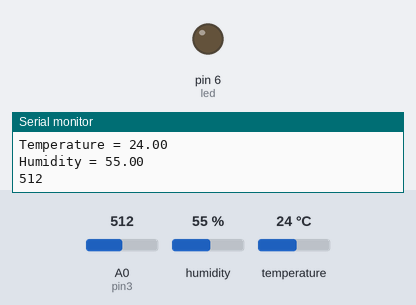
Simulated run of this sketch. Board: Arduino Uno, built with avr-gcc and run on an emulated ATmega328P. Parts: output pins drawn as LEDs (lit = HIGH), the last lines printed to the serial monitor. The test bench sets the inputs (shaded band); at power-on: A0 (pin3) = 512, humidity 55 %, temperature 24 °C. No radio packets arrive unless stated.

Above: at 1.3 s.
1.4 s: A0 (pin3) set to 54
2.9 s: A0 (pin3) set to 47
At 3.5 s:
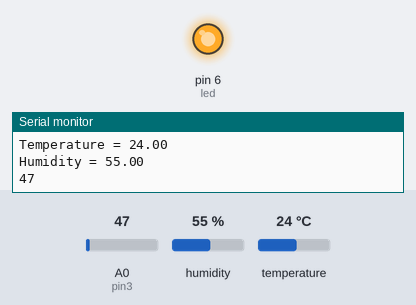
4.7 s: A0 (pin3) set to 122
At 5.8 s:
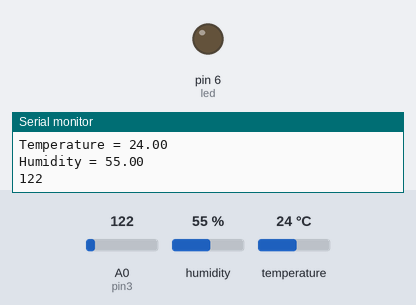
6.3 s: A0 (pin3) set to 40
At 6.9 s:
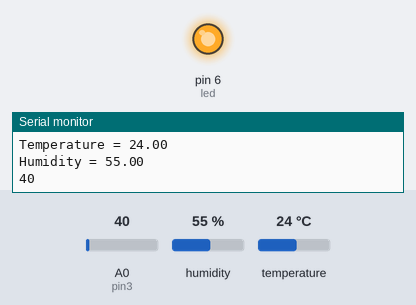
Timing chart, 0 to 8.9 s (numbered marks = the images above; inputs shaded):
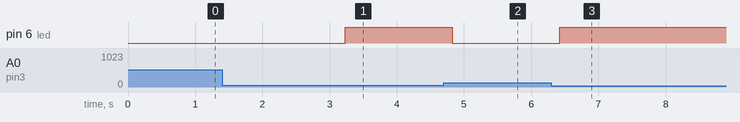

Measured:
- the behaviour switches between 51 and 50 on A0 (pin3) (found by bisection; images 0 and 1)
- after the input at 2.9 s, pin 6 (led): LOW → HIGH after 0.33 s
- after the input at 4.7 s, pin 6 (led): HIGH → LOW after 0.13 s
- after the input at 6.3 s, pin 6 (led): LOW → HIGH after 0.12 s

The sketch:

interface.ino
```cpp
#include <dht.h>
#include "nRF24L01.h"
#include "RF24.h"
struct interface1
{
 int e[2]={0,0};
 int temp[2]={0,0};
 int humid[2]={0,0};
 int flame[2]={0,0};
};
struct transmit2
{
 int e=0;
 int temp=0;
 int humid=0;
 int flame=0;
};
interface1 in;
transmit2 tm;
dht DHT;
RF24 slv2(9,10);
const uint8_t p[2] = {00002,00003};
int pin1=7;
int led=6;
int pin3=A0;
int k=0;
int t=0;
#define DHT11_PIN 7
void setup(){
 Serial.begin(9600);
 pinMode(pin1,INPUT);
 pinMode(pin3,INPUT);
 pinMode(led,OUTPUT);
 slv2.begin();
 slv2.openReadingPipe(1,p[0]);
 slv2.openWritingPipe(p[1]);
 slv2.setDataRate(RF24_1MBPS);
 slv2.setPALevel(RF24_PA_HIGH);
 slv2.setCRCLength(RF24_CRC_16);
}
void loop()
{
 slv2.startListening();
 if(slv2.available())
 {
 slv2.read(&tm, sizeof(tm));
 Serial.println(1);
 in.e[0]=tm.e;
 in.temp[0]=tm.temp;
 in.humid[0]=tm.humid;;
 in.flame[0]=tm.flame;
 }
 delay(5);
 slv2.stopListening();
 int chk = DHT.read11(DHT11_PIN);
 Serial.print("Temperature = ");
 Serial.println(DHT.temperature);
 Serial.print("Humidity = ");
 Serial.println(DHT.humidity);
 k=analogRead(pin3);
 Serial.println(k);
 if(k<=50|| t>50)
 {
 digitalWrite(led,HIGH);
 in.e[1]=1;
 in.temp[1]=DHT.temperature;
 in.humid[1]=DHT.humidity;
 in.flame[1]=k;
 slv2.write(&in, sizeof(in));
 }
 else
 {
 digitalWrite(led,LOW);
 in.e[1]=0;
 in.temp[1]=DHT.temperature;
 in.humid[1]=DHT.humidity;
 in.flame[1]=k;
 slv2.write(&in,sizeof(in));
 }
 delay(500);
}
```
